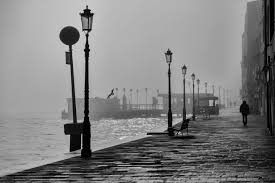
%> input picture image2.jpeg, 275 x 183 px
$ octave Otsu.m   (GNU Octave 9; MATLAB toolbox functions it lacks are replaced by stand-ins)
%> lines starting %> are read from the running program, lines starting %| are printed output that depends on the picture; in (x1, y1, x2, y2) boxes, pixels count from 0 and x2, y2 are one past the last pixel; in counts of white or black regions, pixels touching at a corner belong together; the program's own positions count from 1
close all;
I1=imread('image2.jpeg');
%> I1 is the input picture: size 183x275x3 uint8; min 0, max 239, mean 129
%I1=rgb2gray(I);
imshow(I1);
figure, imhist(I1);
%> after `imhist(I1)`:
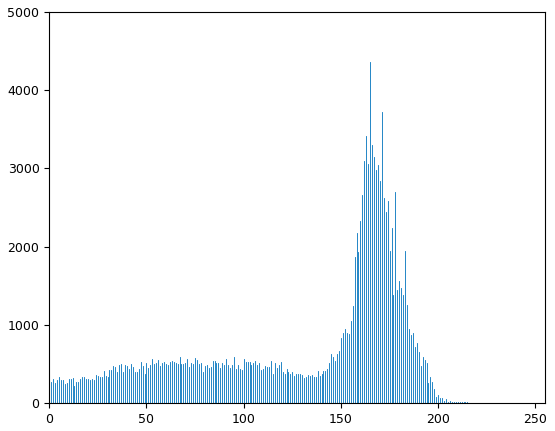
%> figure redrawn from the program's plot data; highest point at x = 165, y = 4365
T2 = graythresh(I1);
%> T2 = 0.435
it2= im2bw(I1,T2);
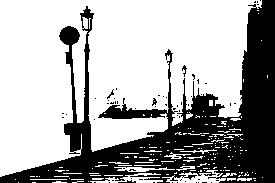
%> it2: size 183x275 logical; 66.7% white; 60 black regions (55 under 20 px), largest, box (x1, y1, x2, y2) and area: (0, 0, 275, 183) 16539, (118, 180, 136, 183) 27, (182, 65, 187, 77) 25, (152, 98, 157, 106) 21, (107, 89, 114, 99) 20
figure,imshow(it2);

$ run again, with image1.jpg copied over image2.jpeg
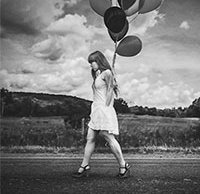
%> input picture image1.jpg, 200 x 194 px
%> I1 is the input picture: size 194x200x3 uint8; min 0, max 255, mean 121
%> `imhist(I1)`:
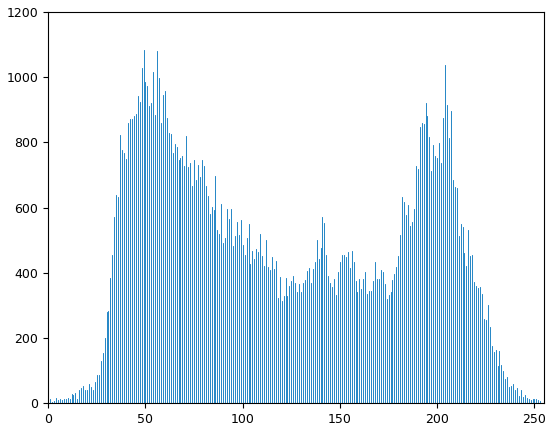
%> figure redrawn from the program's plot data; highest point at x = 49, y = 1083
%> T2 = 0.494
%> `it2= im2bw(I1,T2);`:
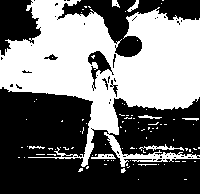
%> it2: size 194x200 logical; 45% white; 94 white regions (85 under 20 px), largest, box (x1, y1, x2, y2) and area: (0, 0, 200, 167) 16740, (139, 144, 184, 151) 113, (91, 154, 116, 159) 88

$ run again, with image10.png saved as image2.jpeg
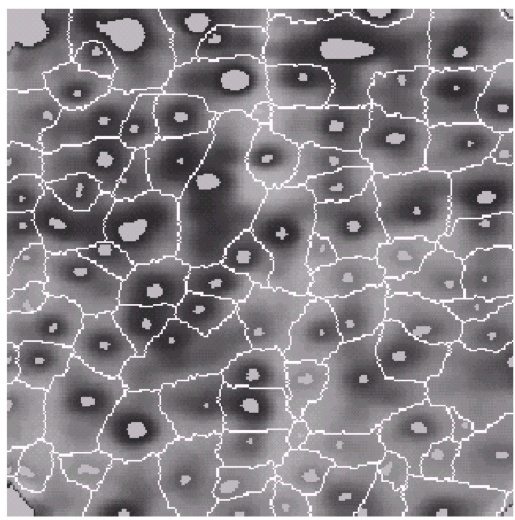
%> input picture image10.png, 515 x 520 px
%> I1 is the input picture: size 520x515x3 uint8; mean R, G, B 134, 130.3, 134.1
%> `imhist(I1)`:
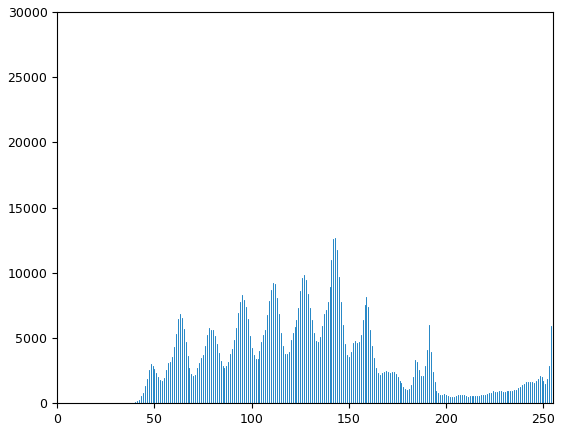
%> figure redrawn from the program's plot data; highest point at x = 255, y = 26248
%> T2 = 0.596
%> `it2= im2bw(I1,T2);`:
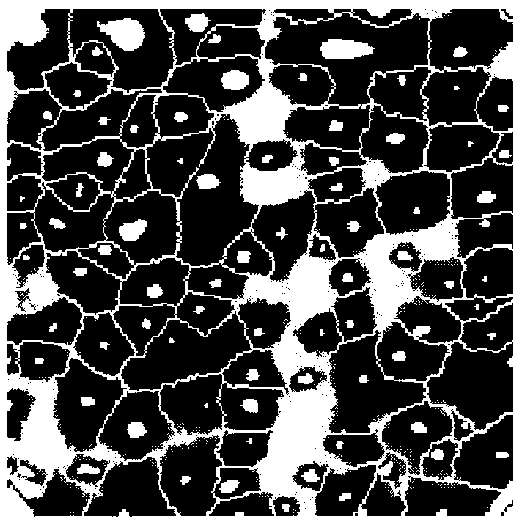
%> it2: size 520x515 logical; 28.1% white; 412 white regions (338 under 20 px), largest, box (x1, y1, x2, y2) and area: (0, 0, 515, 520) 65743, (97, 18, 145, 51) 1012, (320, 39, 375, 59) 845

$ run again, with image11.png saved as image2.jpeg
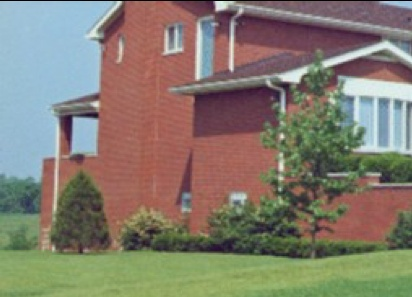
%> input picture image11.png, 412 x 297 px
%> I1 is the input picture: size 297x412x3 uint8; mean R, G, B 131.4, 123.9, 110.9
%> `imhist(I1)`:
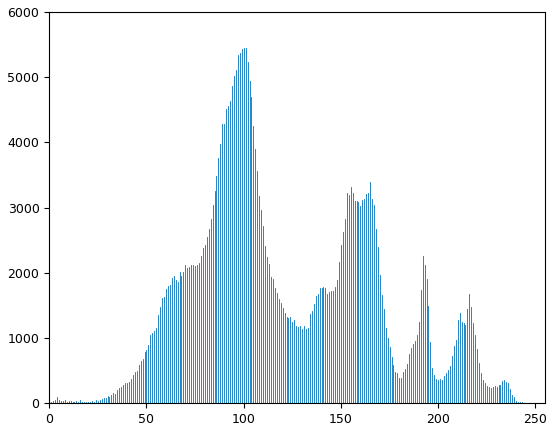
%> figure redrawn from the program's plot data; highest point at x = 100, y = 5455
%> T2 = 0.506
%> `it2= im2bw(I1,T2);`:
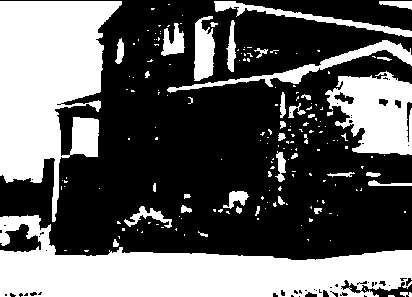
%> it2: size 297x412 logical; 38.1% white; 181 white regions (142 under 20 px), largest, box (x1, y1, x2, y2) and area: (0, 215, 412, 297) 17838, (0, 1, 122, 222) 16196, (325, 71, 412, 155) 4865
